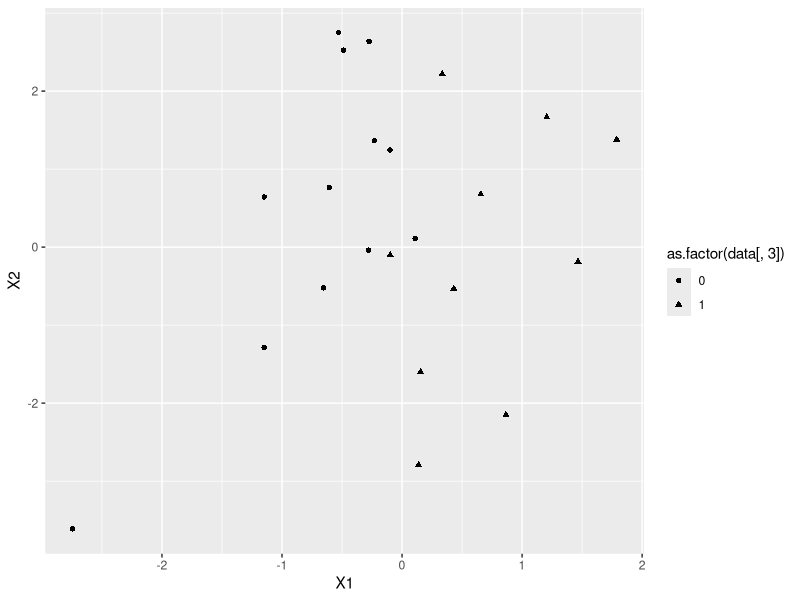
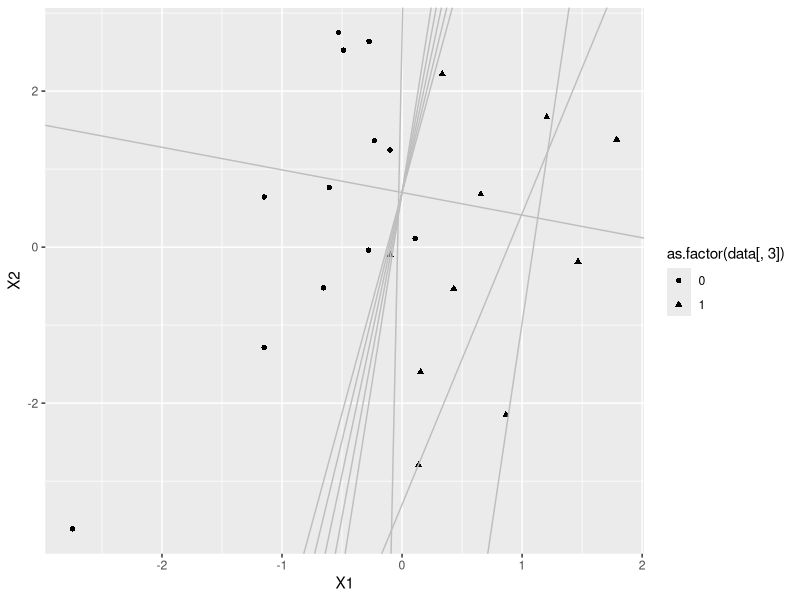
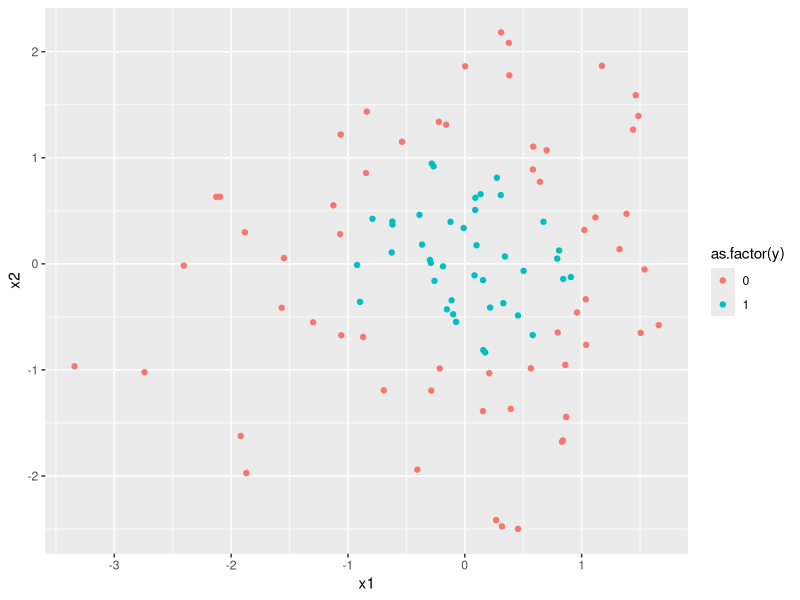
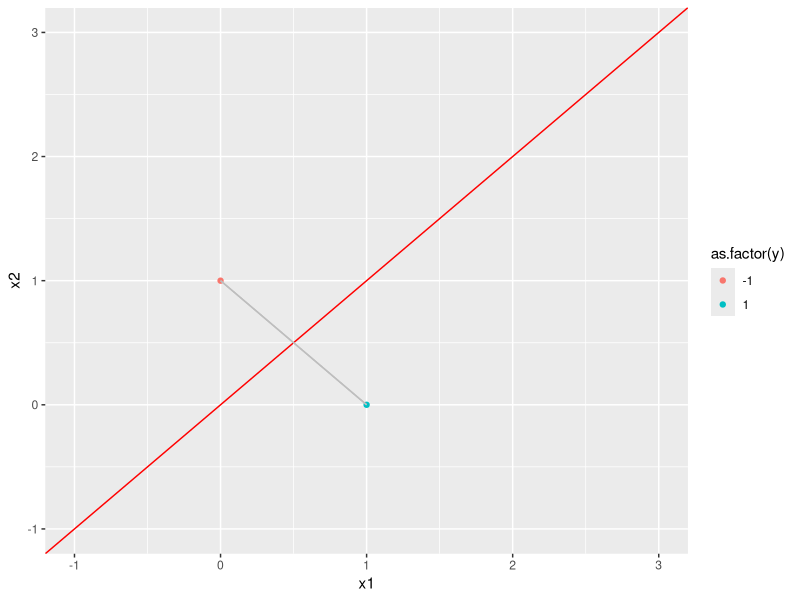

Write R code to recreate these figures, in order.
## ---- chunk 1
library(MASS)
library(ggplot2)
data = mvrnorm(20, c(0, 0), matrix(c(2, 0, 0, 2), 2, 2))
minpos = min(data[,1][which(data[,1] > 0)])
maxneg = max(data[,1][which(data[,1] < 0)])
data = rbind(data.frame(data, data[,1] > 0), c(rep(runif(1, 0, minpos), 2), FALSE),
    c(rep(runif(1, maxneg, 0), 2), TRUE))
v = as.matrix(runif(3, 0, 1))
x.data = cbind(rep(1, dim(data)[1]), as.matrix(data[,1:2]))
y.data = as.matrix((data[,3] - 0.5) * 2)    
y.est = ((x.data %*% v > 0) - 0.5) * 2
v.data = as.matrix(v)
cnt = 1
while(any(y.est != y.data)){
    v = v + t(x.data) %*% (y.data - y.est)
    y.est = ((x.data %*% v > 0) - 0.5) * 2
    v.data = cbind(v.data, v)
    cnt = cnt + 1
    if(cnt == 10){break}}
graph = ggplot(data, mapping = aes(x = X1, y = X2, 
    shape = as.factor(data[,3]))) + geom_point()
graph.points = graph
for(i in 1:dim(v.data)[2]){
    graph = graph + geom_abline(intercept = v.data[1, i], 
        slope = -v.data[2, i] / v.data[3, i], col = 'grey')}
plot(graph.points)
plot(graph)
## ---- chunk 2
x1 = rnorm(100, 0, 1)
x2 = rnorm(100, 0, 1)
y = ifelse(x1 ^ 2 + x2 ^ 2 < 1, 1, 0)
d = data.frame(x1, x2, y)
library(ggplot2)
ggplot(d, aes(x = x1, y = x2, color = as.factor(y))) + geom_point()
## ---- chunk 3
x1 = c(1, 0)
x2 = c(0, 1)
y = c(1, -1)
d = data.frame(x1, x2, y)
ggplot(d, aes(x = x1, y = x2, color = as.factor(y))) +
	xlim(c(-1, 3)) + 
	ylim(c(-1, 3)) +
	geom_point() + 
	geom_abline(slope = 1, intercept = 0, col = 'red') + 
	geom_segment(x = x1[1], y = x1[2], xend = x2[1], yend = x2[2], col = 'grey')
